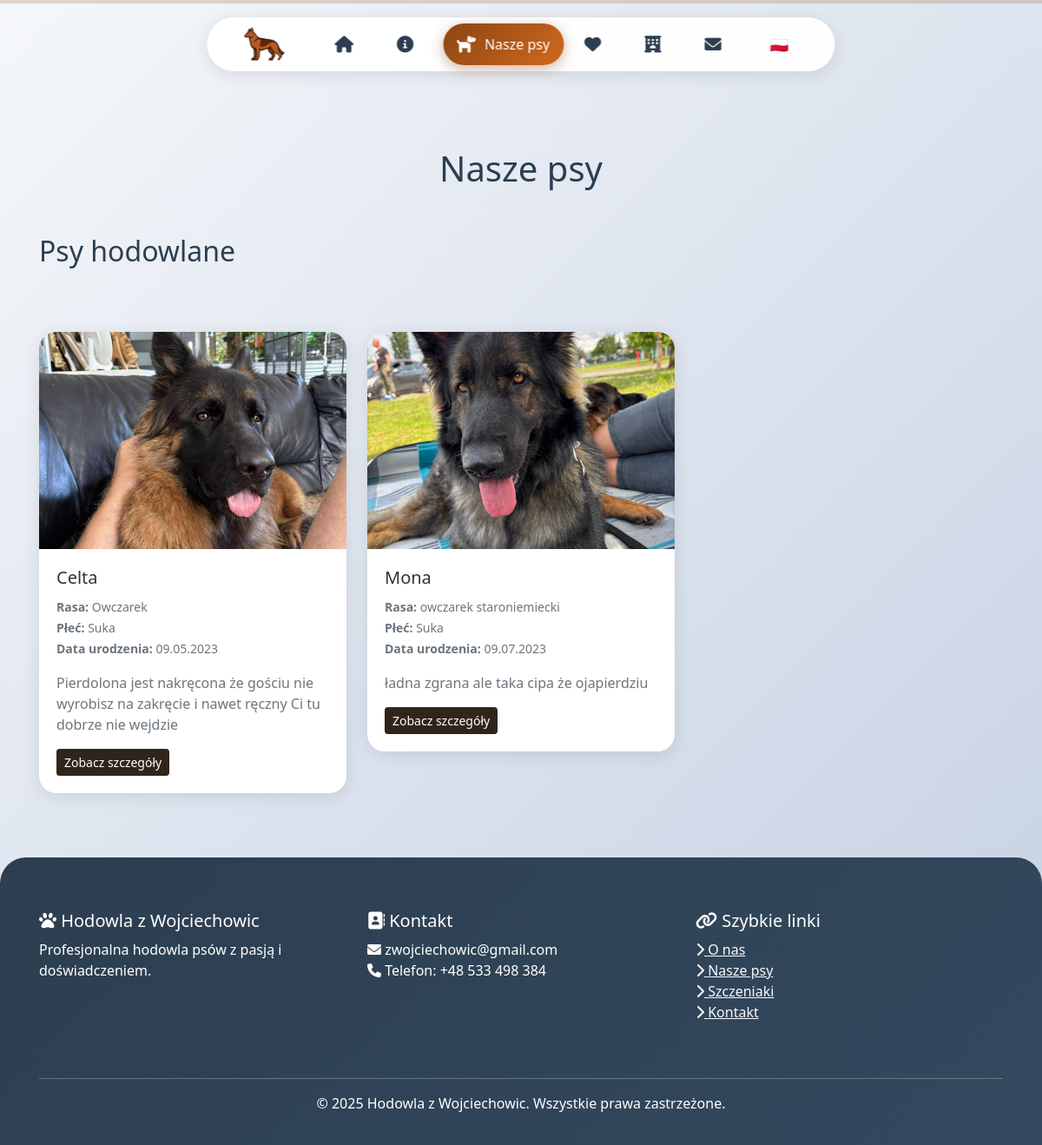
The app's page /pl/nasze-psy/, older data.
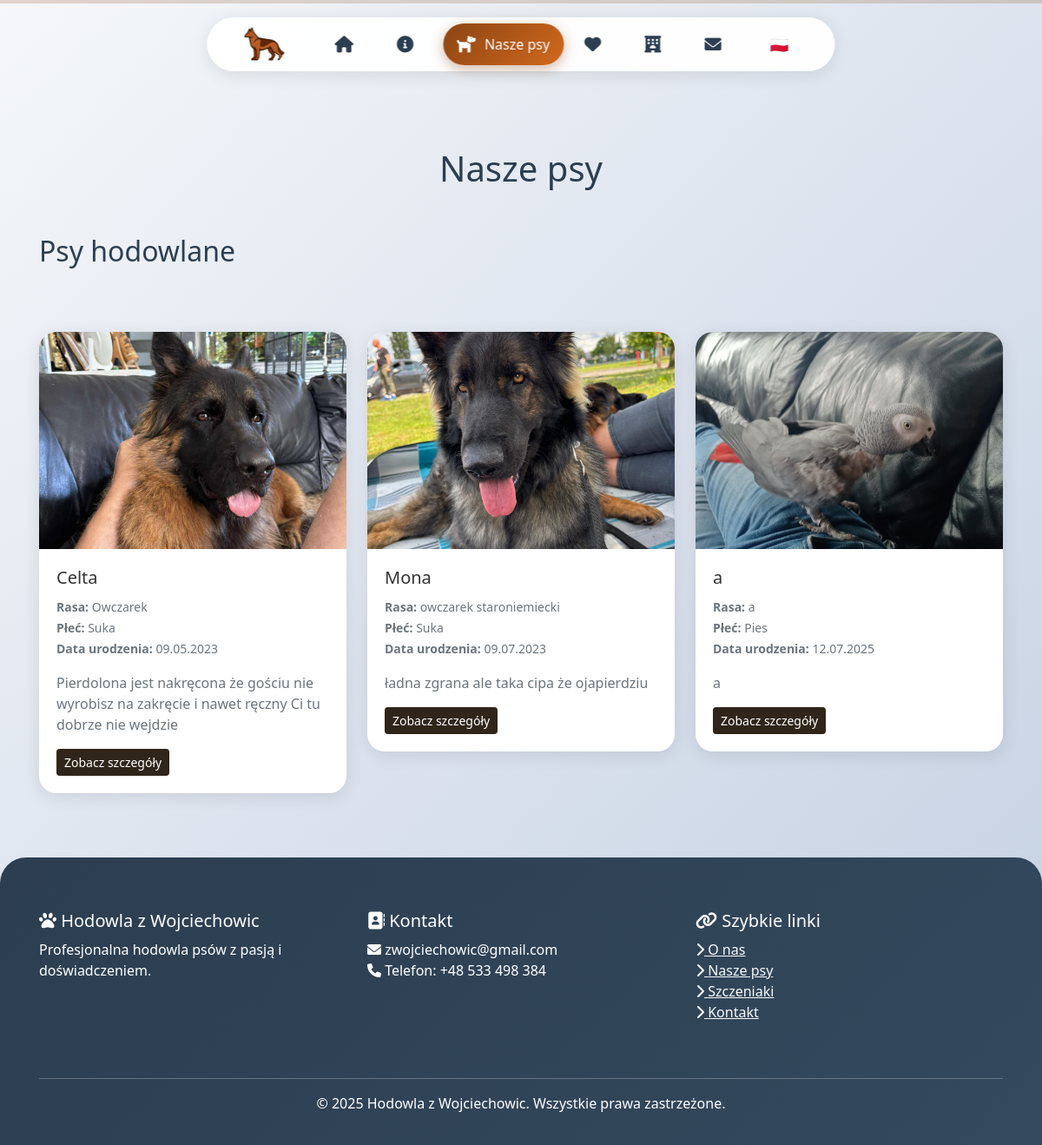
The same page, newer data.
### main/models.py (models this page shows, shortened)
class Dog(models.Model):
    name = models.CharField(max_length=100, verbose_name='Imię')
    breed = models.CharField(max_length=100, verbose_name='Rasa')
    birth_date = models.DateField(verbose_name='Data urodzenia')
    gender = models.CharField(max_length=10, choices=[('male', 'Pies'), ('female', 'Suka')], verbose_name='Płeć')
    description = models.TextField(verbose_name='Opis')
    photo = models.ImageField(upload_to='dogs/', verbose_name='Zdjęcie główne')
    is_breeding = models.BooleanField(default=False, verbose_name='Pies hodowlany')
    certificate = models.ImageField(upload_to='certificates/', blank=True, null=True, verbose_name='Certyfikat')
    class Meta:
        ordering = ['name']
        verbose_name = 'Pies'
        verbose_name_plural = 'Psy'

### main/views.py (the view)
# urls.py: path(_('nasze-psy/'), views.dogs, name='dogs'),
def dogs(request):
    breeding_dogs = Dog.objects.filter(is_breeding=True)
    other_dogs = Dog.objects.filter(is_breeding=False)
    return render(request, 'dogs.html', {
        'breeding_dogs': breeding_dogs,
        'other_dogs': other_dogs
    })

### templates/dogs.html (shortened to what this page needs)
{% extends 'base.html' %}
{% block content %}
<div class="container mt-5">
    <div class="row">
        <div class="col-12">
            <h1 class="text-center mb-5">Nasze psy</h1>
        </div>
    </div>
    {% if breeding_dogs %}
    <div class="row mb-5">
        <div class="col-12">
            <h2 class="mb-4">Psy hodowlane</h2>
        </div>
    </div>
    <div class="row">
        {% for dog in breeding_dogs %}
        <div class="col-md-6 col-lg-4 mb-4">
            <a href="{% url 'dog_detail' dog.pk %}" class="card-link">
                <div class="card card-hover">
                    <div class="card-img-container position-relative">
                        {% if dog.photo %}
                        <img src="{{ dog.photo.url }}" class="card-img-top" alt="{{ dog.name }}" style="height: 250px; object-fit: cover;">
                        {% endif %}
                    </div>
                    <div class="card-body">
                        <h5 class="card-title">{{ dog.name }}</h5>
                        <div class="card-details mb-3">
                            <small class="text-muted">
                                <strong>Rasa:</strong> {{ dog.breed }}<br>
                                <strong>Płeć:</strong> {{ dog.get_gender_display }}<br>
                                <strong>Data urodzenia:</strong> {{ dog.birth_date|date:"d.m.Y" }}
                            </small>
                        </div>
                        <p class="card-text">{{ dog.description|truncatewords:20 }}</p>
                        <div class="mt-3">
                            <span class="btn btn-primary btn-sm">Zobacz szczegóły</span>
                        </div>
                    </div>
                </div>
            </a>
        </div>
        {% endfor %}
    </div>
    {% endif %}
</div>
{% endblock %}

### templates/base.html (shortened to what this page needs)
{% load i18n %}
{% load static %}
<!DOCTYPE html>
<html lang="{% get_current_language as LANGUAGE_CODE %}{{ LANGUAGE_CODE }}">
<head>
    <link href="https://cdn.jsdelivr.net/npm/bootstrap@5.1.3/dist/css/bootstrap.min.css" rel="stylesheet">
    <link rel="stylesheet" href="https://cdnjs.cloudflare.com/ajax/libs/font-awesome/6.0.0/css/all.min.css">
    <link rel="stylesheet" href="{% static 'css/base.css' %}">
</head>
<body>
    <nav class="modern-navbar">
        <div class="navbar-content">
            <a href="{% url 'home' %}" class="navbar-brand-modern">
                {% if request.resolver_match.url_name == 'puppies' %}
                    <img src="{% static 'logo/puppy-logo.png' %}" alt="Logo" class="brand-logo">
                {% else %}
                    <img src="{% static 'logo/dog-logo.png' %}" alt="Logo" class="brand-logo">
                {% endif %}
            </a>
            <div class="nav-items">
                <div class="nav-item-modern">
                    <a href="{% url 'home' %}" class="nav-link-modern active">
                        <i class="fas fa-home"></i>
                    </a>
                </div>
                <div class="nav-item-modern">
                    <a href="{% url 'about' %}" class="nav-link-modern">
                        <i class="fas fa-info-circle"></i>
                    </a>
                </div>
                <div class="nav-item-modern">
                    <a href="{% url 'dogs' %}" class="nav-link-modern">
                        <i class="fas fa-dog"></i>
                        <span class="nav-text">{% trans "Nasze psy" %}</span>
                    </a>
                </div>
                <div class="nav-item-modern">
                    <a href="{% url 'puppies' %}" class="nav-link-modern">
                        <i class="fas fa-heart"></i>
                    </a>
                </div>
                <div class="nav-item-modern">
                    <a href="{% url 'hotel' %}" class="nav-link-modern">
                        <i class="fas fa-hotel"></i>
                    </a>
                </div>
                <div class="nav-item-modern">
                    <a href="{% url 'contact' %}" class="nav-link-modern">
                        <i class="fas fa-envelope"></i>
                    </a>
                </div>
                <div class="language-switcher-modern">
                    <button class="language-btn">
                        {% get_current_language as LANGUAGE_CODE %}
                        {% if LANGUAGE_CODE == 'pl' %}🇵🇱{% else %}🇬🇧{% endif %}
                    </button>
                </div>
            </div>
        </div>
    </nav>
    <div class="main-content">
        {% block content %}{% endblock %}
    </div>
    <footer>
        <div class="container">
            <div class="row">
                <div class="col-md-4 mb-4">
                    <h5><i class="fas fa-paw"></i> {% trans "Hodowla z Wojciechowic" %}</h5>
                    <p>{% trans "Profesjonalna hodowla psów z pasją i doświadczeniem." %}</p>
                </div>
                <div class="col-md-4 mb-4">
                    <h5><i class="fas fa-address-book"></i> {% trans "Kontakt" %}</h5>
                    <p><i class="fas fa-envelope"></i> zwojciechowic@gmail.com<br>
                       <i class="fas fa-phone"></i> {% trans "Telefon" %}: +48 533 498 384</p>
                </div>
                <div class="col-md-4 mb-4">
                    <h5><i class="fas fa-link"></i> {% trans "Szybkie linki" %}</h5>
                    <ul class="list-unstyled">
                        <li><a href="{% url 'about' %}" class="text-light"><i class="fas fa-chevron-right"></i> {% trans "O nas" %}</a></li>
                        <li><a href="{% url 'dogs' %}" class="text-light"><i class="fas fa-chevron-right"></i> {% trans "Nasze psy" %}</a></li>
                        <li><a href="{% url 'puppies' %}" class="text-light"><i class="fas fa-chevron-right"></i> {% trans "Szczeniaki" %}</a></li>
                        <li><a href="{% url 'contact' %}" class="text-light"><i class="fas fa-chevron-right"></i> {% trans "Kontakt" %}</span></a></li>
                    </ul>
                </div>
            </div>
            <hr class="mt-4">
            <div class="text-center">
                <p>&copy; 2025 {% trans "Hodowla z Wojciechowic" %}. {% trans "Wszystkie prawa zastrzeżone." %}</p>
            </div>
        </div>
    </footer>
</body>
</html>

### static/css/base.css (style rules this page uses)
.btn-primary { background-color: #30251a !important; border-color: #30251a !important; }

### static/css/variables.css (style rules this page uses)
:root { --primary-color: #8B4513; --secondary-color: #D2691E; --accent-color: #FF6B35; --text-dark: #2C3E50; --bg-light: #F8F9FA; --shadow: 0 4px 20px rgba(0,0,0,0.1); --transition: all 0.3s cubic-bezier(0.4, 0, 0.2, 1); --bs-primary: #221d1a; }

### static/css/global.css (style rules this page uses)
* { margin: 0; padding: 0; box-sizing: border-box; }
body { font-family: 'Segoe UI', Tahoma, Geneva, Verdana, sans-serif; background: linear-gradient(135deg, #f5f7fa 0%, #c3cfe2 100%); min-height: 100vh; color: var(--text-dark); overflow-x: hidden; }
.main-content { padding-top: 120px; min-height: 100vh; }
.container { padding-left: 15px; padding-right: 15px; }
h1, h2, h3, h4, h5, h6 { line-height: 1.3; }
p { line-height: 1.5; }

### static/css/navbar.css (style rules this page uses)
.modern-navbar { position: fixed; top: 20px; left: 50%; transform: translateX(-50%); z-index: 1000; background: rgba(255, 255, 255, 0.95); backdrop-filter: blur(20px); border-radius: 50px; padding: 5px 40px; box-shadow: var(--shadow); border: 1px solid rgba(255, 255, 255, 0.2); transition: var(--transition); width: auto; min-width: auto; transition: all 0.3s cubic-bezier(0.4, 0, 0.2, 1) 0.1s; }
.navbar-content { display: flex; align-items: center; justify-content: center; gap: 10px; }
.navbar-brand-modern { display: flex; align-items: center; gap: 10px; font-size: 1.4rem; font-weight: 700; color: var(--primary-color); text-decoration: none; margin-right: 20px; transition: var(--transition); }
.brand-logo { width: 50px; height: 50px; border-radius: 50%; object-fit: cover; }
.nav-items { display: flex; align-items: center; gap: 8px; }
.nav-item-modern { position: relative; display: flex; align-items: center; transition: var(--transition); }
.nav-link-modern { display: flex; align-items: center; gap: 10px; padding: 12px 16px; color: var(--text-dark); text-decoration: none; border-radius: 25px; transition: var(--transition); font-weight: 500; position: relative; overflow: hidden; }
.nav-link-modern i { font-size: 1.2rem; transition: var(--transition); }
.nav-text { opacity: 0; transform: translateX(-10px); transition: all 0.7s cubic-bezier(0.4, 0, 0.2, 1) 0.2s; transition: var(--transition); white-space: nowrap; width: 0; overflow: hidden; }
.nav-link-modern.active { background: linear-gradient(135deg, var(--primary-color), var(--secondary-color)); color: white; box-shadow: 0 4px 15px rgba(139, 69, 19, 0.4); }
.nav-link-modern.active .nav-text { opacity: 1; transform: translateX(0); width: auto; }
.language-switcher-modern { position: relative; margin-left: 10px; }
.language-btn { background: none; border: none; color: var(--text-dark); font-size: 1.1rem; cursor: pointer; padding: 8px 12px; border-radius: 20px; transition: var(--transition); }

### static/css/cards.css (style rules this page uses)
.card { color: rgb(28, 32, 40); border: none; border-radius: 20px; box-shadow: var(--shadow); transition: var(--transition); overflow: hidden; }
.card-body { padding: 20px !important; }
.card-link { color: inherit; text-decoration: none !important; display: block; transition: all 0.3s ease; }
.card-hover { transition: all 0.3s ease; cursor: pointer; }
.card-link .card-title { color: #333 !important; }
.card-link .card-text { color: #6c757d !important; }

### static/css/footer.css (style rules this page uses)
footer { background: linear-gradient(135deg, #2C3E50, #34495E); color: white; padding: 60px 20px 20px; border-radius: 30px 30px 0 0; margin-top: 50px; }

### static/css/mobile.css (style rules this page uses)
.card-img-top, .img-fluid { max-width: 100%; height: auto; object-fit: cover; }

Row changes from the older to the newer data that the page shows:
added Dog: photo (picture), name "a", breed "a", gender "Pies", birth_date "12.07.2025", description "a"
